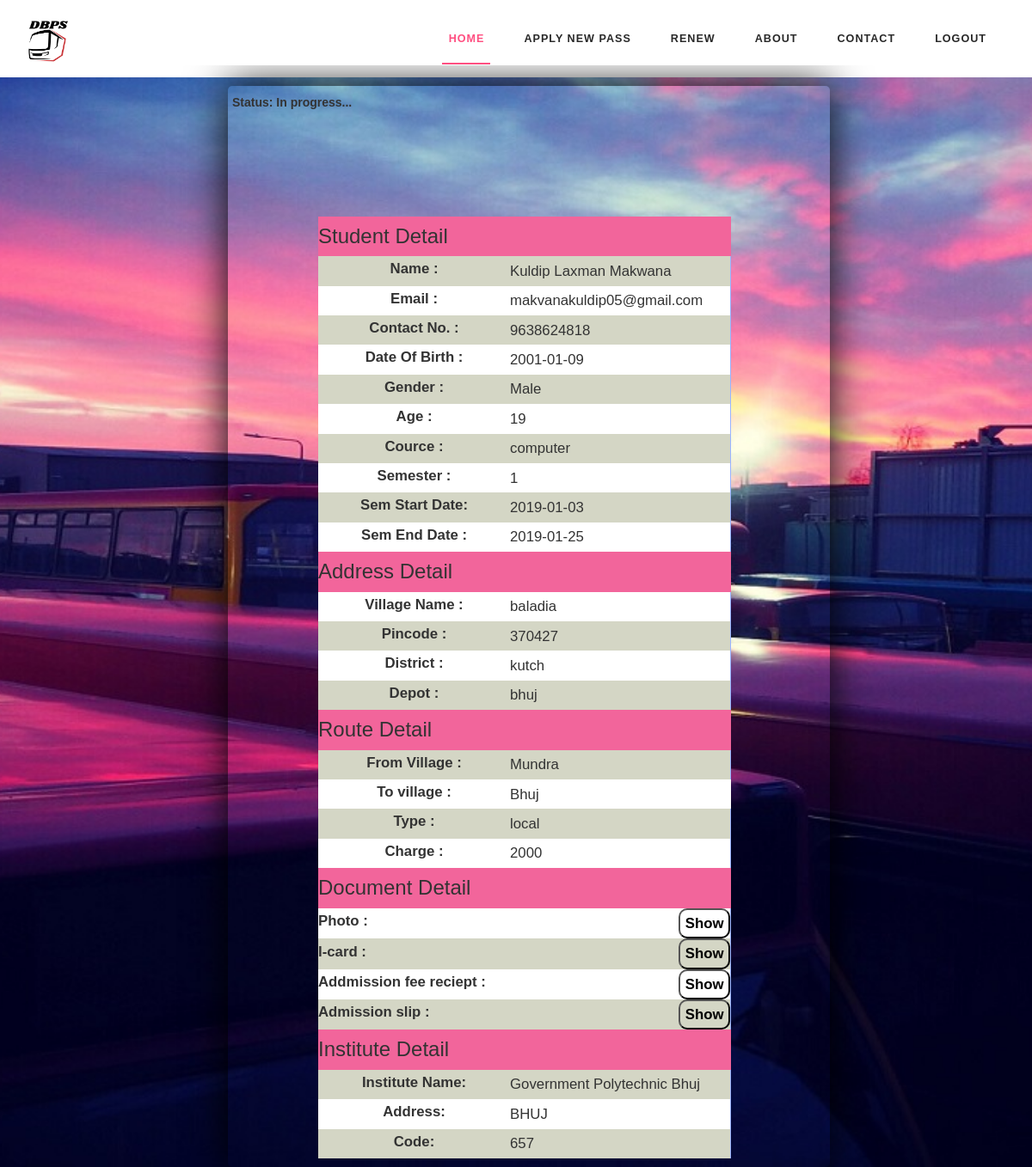
The app's page /show_detail.php (signed in) with its own data.
### tables this page shows
CREATE TABLE `registration` (
  `Reg_id` int(10) NOT NULL,
  `F_name` varchar(10) NOT NULL,
  `M_name` varchar(10) NOT NULL,
  `S_name` varchar(10) NOT NULL,
  `Email_id` text NOT NULL,
  `Contact_no` text NOT NULL,
  `Password` text NOT NULL
);

CREATE TABLE `new_pass` (
  `stu_id` int(10) NOT NULL,
  `Reg_id` int(11) NOT NULL,
  `birth_date` date NOT NULL,
  `gender` varchar(5) NOT NULL,
  `age` varchar(5) NOT NULL,
  `course` varchar(10) NOT NULL,
  `sem` int(5) NOT NULL,
  `Sem_start_date` date NOT NULL,
  `Sem_end_date` date NOT NULL
);

CREATE TABLE `student_add` (
  `add_id` int(11) NOT NULL,
  `Reg_id` int(11) NOT NULL,
  `village` varchar(20) NOT NULL,
  `pincode` int(10) NOT NULL,
  `district` varchar(10) NOT NULL,
  `depot` varchar(10) NOT NULL
);

CREATE TABLE `student_pass` (
  `pass_id` int(11) NOT NULL,
  `Reg_id` int(10) NOT NULL,
  `fvillage` varchar(20) NOT NULL,
  `tvillage` varchar(20) NOT NULL,
  `type` varchar(10) NOT NULL,
  `charge` int(11) NOT NULL
);

CREATE TABLE `institute` (
  `Insti_id` int(10) NOT NULL,
  `Reg_id` int(10) NOT NULL,
  `Name` varchar(50) NOT NULL,
  `Address` varchar(50) NOT NULL,
  `Insti_code` int(10) NOT NULL
);

### show_detail.php (the view, shortened to what the rows shown need)
<?php
    include('LoginId.php');
    $id=$_SESSION['id'];
    $q1="SELECT * FROM `registration` WHERE Reg_id=$id";
    $q2="SELECT * FROM `new_pass` WHERE Reg_id=$id";
    $q3="SELECT * FROM `student_add` WHERE Reg_id=$id";
    $q4="SELECT * FROM `institute` WHERE Reg_id=$id";
    $q5="SELECT * FROM `student_pass` WHERE Reg_id=$id";
    $sel1=mysqli_query($con,$q1);
    while($fetch=mysqli_fetch_array($sel1,MYSQLI_BOTH))
    {
        $name=$fetch['F_name']." ".$fetch['M_name']." ".$fetch['S_name'];
        $email=$fetch['Email_id'];
        $no=$fetch['Contact_no'];
    }
    $sel2=mysqli_query($con,$q2);
    while($fetch=mysqli_fetch_array($sel2,MYSQLI_BOTH))
    {
        $dob=$fetch['birth_date'];
        $gen=$fetch['gender'];
        $age=$fetch['age'];
        $course=$fetch['course'];
        $sem=$fetch['sem'];
        $start=$fetch['Sem_start_date'];
        $end=$fetch['Sem_end_date'];
    }
    $sel3=mysqli_query($con,$q3);
    while($fetch=mysqli_fetch_array($sel3,MYSQLI_BOTH))
    {
        $village=$fetch['village'];
        $pin=$fetch['pincode'];
        $dis=$fetch['district'];
        $depot=$fetch['depot'];
    }
    $sel4=mysqli_query($con,$q4);
    while($fetch=mysqli_fetch_array($sel4,MYSQLI_BOTH))
    {
        $iname=$fetch['Name'];
        $add=$fetch['Address'];
        $icode=$fetch['Insti_code'];
    }
    $sel5=mysqli_query($con,$q5);
    while($fetch=mysqli_fetch_array($sel5,MYSQLI_BOTH))
    {
        $fvillage=$fetch['fvillage'];
        $tvillage=$fetch['tvillage'];
        $type=$fetch['type'];
        $charge=$fetch['charge'];
    }
?>
<!DOCTYPE html>
<html>
<head>
	<link href="css/bootstrap.css" rel="stylesheet" type="text/css" media="all" />
	<link href="css/style.css" rel="stylesheet" type="text/css" media="all" />
	<link href="css/verifier.css" rel="stylesheet" type="text/css" media="all" />
</head>
<body>
    <article>
	<div class="main_box">
         <table class="tt">
            <form action="pay.php" method="post" enctype="multipart/form-data">
		<div class="_box">
                <?php if(isset($_SESSION['name']) and $_SESSION['name']==1)
                {?>
                  <tr>
            			<div class="agile-field-txt">
                            <td align="center">
                            <label>First Name : </label></td>
                            <br><td>
				                    <input type="text" name="fname" placeholder="Your name"><td></tr>
                            <tr>
                              <td align="center">
                              <label>Middle Name : </label></td>
                              <br><td>
                <input type="text" name="mname" placeholder="Father name"></td></tr>
                <tr>
                <td align="center">
                <label>Last Name : </label></td>
                <br><td>
                <input type="text" name="lname" placeholder="Surname"></td></tr>
                <td>
                <?php
                   unset($_SESSION['name']);
                }
                else
                {?><tr>
                <div class="agile-field-txt">
                          <td align="center">
                          <label>Name : </label></td>
                          <br><td><?php
                    echo $name;
                } ?>
                </td>
			</div>
            </tr>
            <tr>
			<div class="agile-field-txt">
                <td align="center">
				<label>Email : </label>
                </td>
                <td>
                <?php if(isset($_SESSION['email']) and $_SESSION['email']==1)
                {
                ?>
				<input type="text" name="email">
                </td>
                <td>
                <?php
                    unset($_SESSION['email']);
                }
                else
                {
                     echo $email;
                } ?>
            </td>
			</div>
            </tr>
            <tr>
	        <div class="agile-field-txt">
                <td align="center">
				<label> Contact No. : </label>
                </td>
                <td>
                <?php if(isset($_SESSION['no']) and $_SESSION['no']==1)
                {
                ?>
				<input type="number" name="no"></td>
                <td>
                <?php
                    unset($_SESSION['no']);
                }
                else
                {
                     echo $no;
                } ?></td>
			</div>
            </tr>
            <tr>
			<div class="agile-field-txt">
                <td align="center">
				<label> Date Of Birth : </label>
                </td>
                <td>
                <?php if(isset($_SESSION['dob']) and $_SESSION['dob']==1)
                {
                ?>
				<input type="date" name="dob">
                </td>
                <td>
                <?php
                    unset($_SESSION['dob']);
                }
                else
                {
                     echo $dob;
                } ?>
                </td>
			</div>
            </tr>
             <tr>
	        <div class="agile-field-txt">
                <td align="center">
				<label> Gender : </label>
                </td>
                <td>
                <?php if(isset($_SESSION['gen']) and $_SESSION['gen']==1)
                {
                ?>
				<label>Select Gender</label>
				<select name="gen" id="myInput">
                    <option>select</option>
                    <option>Male</option>
                    <option>Female</option>
                    <option>Other</option>
                </select>
                </td>
                <td>
                <?php
                    unset($_SESSION['gen']);
                }
                else
                {
                     echo $gen;
                } ?>
                </td>
			</div>
            </tr>
             <tr>
	        <div class="agile-field-txt">
                <td align="center">
				<label>Age : </label>
                </td>
                <td>
                <?php if(isset($_SESSION['age']) and $_SESSION['age']==1)
                {
                ?>
				<input type="text" name="age">
                </td>
                <td>
                <?php
                    unset($_SESSION['age']);
                }
                else
                {
                     echo $age;
                } ?>
                </td>
			</div></tr>
             <tr>
			<div class="agile-field-txt">
                <td align="center">
				<label> Cource : </label>
            </td>
            <td>
                <?php if(isset($_SESSION['cource']) and $_SESSION['cource']==1)
                {
                ?>
				<input type="text" name="course">
                </td>
                <td>
                <?php
                    unset($_SESSION['cource']);
                }
                else
                {
                     echo $course;
                } ?>
                </td>
			</div></tr>
             <tr>
			<div class="agile-field-txt">
                <td align="center">
				<label> Semester : </label>
            </td>
            <td>
                <?php if(isset($_SESSION['sem']) and $_SESSION['sem']==1)
                {
                ?>
				<input type="number" name="sem">
                </td>
                <td>
                <?php
                    unset($_SESSION['sem']);
                }
                else
                {
                     echo $sem;
                } ?>
                </td>
			</div></tr>
             <tr>
			<div class="agile-field-txt">
                <td align="center">
				<label> Sem Start Date: </label>
            </td>
            <td>
                <?php if(isset($_SESSION['start']) and $_SESSION['start']==1)
                {
                ?>
				<input type="date" name="start_date">
                </td>
                <td>
                <?php
                    unset($_SESSION['start']);
                }
                else
                {
                     echo $start;
                } ?>
                </td>
			</div></tr>
             <tr>
			<div class="agile-field-txt">
            <td align="center">
				<label> Sem End Date : </label>
            </td>
            <td>
                <?php if(isset($_SESSION['end']) and $_SESSION['end']==1)
                {
                ?>
				<input type="date" name="end_date">
                </td>
                <td>
                <?php
                    unset($_SESSION['end']);
                }
                else
                {
                     echo $end;
                } ?>
                </td>
			</div>	</tr>
		</div>
		<div class="_box">
            <tr>
			<div class="agile-field-txt">
                <td align="center">
				<label>Village Name : </label>
            </td>
            <td>
                <?php if(isset($_SESSION['village']) and $_SESSION['village']==1)
                {
                ?>
				<input type="text" name="village">
                </td>
                <td>
                <?php
                    unset($_SESSION['village']);
                }
                else
                {
                     echo $village;
                } ?>
                </td>
			</div>
            </tr>
            <tr>
			<div class="agile-field-txt">
                <td align="center">
				<label>Pincode : </label>
            </td>
            <td>
                <?php if(isset($_SESSION['pin']) and $_SESSION['pin']==1)
                {
                ?>
				<input type="number" name="pin">
            </td>
            <td>
                <?php
                    unset($_SESSION['pin']);
                }
                else
                {
                     echo $pin;
                } ?>
                </td>
			</div>
            </tr>
            <tr>
            <div class="agile-field-txt">
                <td align="center">
				<label> District : </label>
            </td>
            <td>
                <?php if(isset($_SESSION['dist']) and $_SESSION['dist']==1)
                {
                ?>
				<input type="text" name="dist">
                </td>
                <td>
                <?php
                    unset($_SESSION['dist']);
                }
                else
                {
                     echo $dis;
                } ?>
                </td>
			</div>
            </tr>
            <tr>
			<div class="agile-field-txt">
                <td align="center">
				<label> Depot : </label>
            </td>
            <td>
                <?php if(isset($_SESSION['depot']) and $_SESSION['depot']==1)
                {
                ?>
				<input type="text" name="depot">
                </td>
                <td>
                <?php
                    unset($_SESSION['depot']);
                }
                else
                {
                     echo $depot;
                } ?></td>
			</div>
            </tr>
		</div>
		<div class="_box">
            <tr>
				<div class="agile-field-txt">
                    <td align="center">
				<label>From Village : </label>
                </td>
                <td>
                <?php
                     echo $fvillage;
                 ?>
                 </td>
			</div>
        </tr>
            <tr>
			<div class="agile-field-txt">
                <td align="center">
				<label>To village : </label>
                </td>
                <td>
                <?php
                     echo $tvillage;
                 ?>
			</div>
            </tr>
            <tr>
            <div class="agile-field-txt">
                <td align="center">
				<label> Type : </label>
                </td>
                <td>
                <?php
                     echo $type;
                 ?>
                 </td>
			</div>
            </tr>
            <tr>
			<div class="agile-field-txt">
                <td align="center">
				<label> Charge : </label>
                </td>
                <td>
                <?php
                     echo $charge;
                ?>
               </td>
			</div>
            </tr>
		</div>
			<div class="_box">
                <tr>
				<div class="agile-field-txt">
                    <td align="center">
					<label>Institute Name: </label>
                </td>
                <td>
                    <?php if(isset($_SESSION['insti_name']) and $_SESSION['insti_name']==1)
                    {
                    ?>
                    <input type="text" name="insti_name">
                    </td>
                    <td>
                    <?php
                        unset($_SESSION['insti_name']);
                    }
                    else
                    {
                         echo $iname;
                    } ?>
                    </td>
                </div>
            </tr>
            <tr>
				<div class="agile-field-txt">
                    <td align="center">
					<label>Address: </label>
                </td>
                <td>
                    <?php if(isset($_SESSION['insti_add']) and $_SESSION['insti_add']==1)
                    {
                    ?>
                    <input type="text" name="insti_add">
                    </td>
                    <td>
                    <?php
                        unset($_SESSION['insti_add']);
                    }
                    else
                    {
                         echo $add;
                    } ?>
                    </td>
				</div>
                </tr>
                <tr>
	            <div class="agile-field-txt">
                    <td align="center">
					<label> Code: </label>
                </td>
                <td>
                    <?php if(isset($_SESSION['insti_code']) and $_SESSION['insti_code']==1)
                    {
                    ?>
                    <input type="text" name="insti_code">
                    </td>
                    <td>
                    <?php
                        unset($_SESSION['insti_code']);
                    }
                    else
                    {
                         echo $icode;
                    } ?>
                    </td>
				</div>
                </tr>
			</div>
                </div>
</article>
</body>
</html>

### records on screen
registration: name "Kuldip Laxman Makwana", Email "makvanakuldip05@gmail.com", Contact_no "9638624818"
new_pass: birth_date "2001-01-09", gender "Male", age "19", course "computer", sem "1", Sem_start_date "2019-01-03", Sem_end_date "2019-01-25"
student_add: village "baladia", pincode "370427", district "kutch", depot "bhuj"
student_pass: fvillage "Mundra", tvillage "Bhuj", type "local", charge "2000"
institute: Name "Government Polytechnic Bhuj", Address "BHUJ", Insti_code "657"
